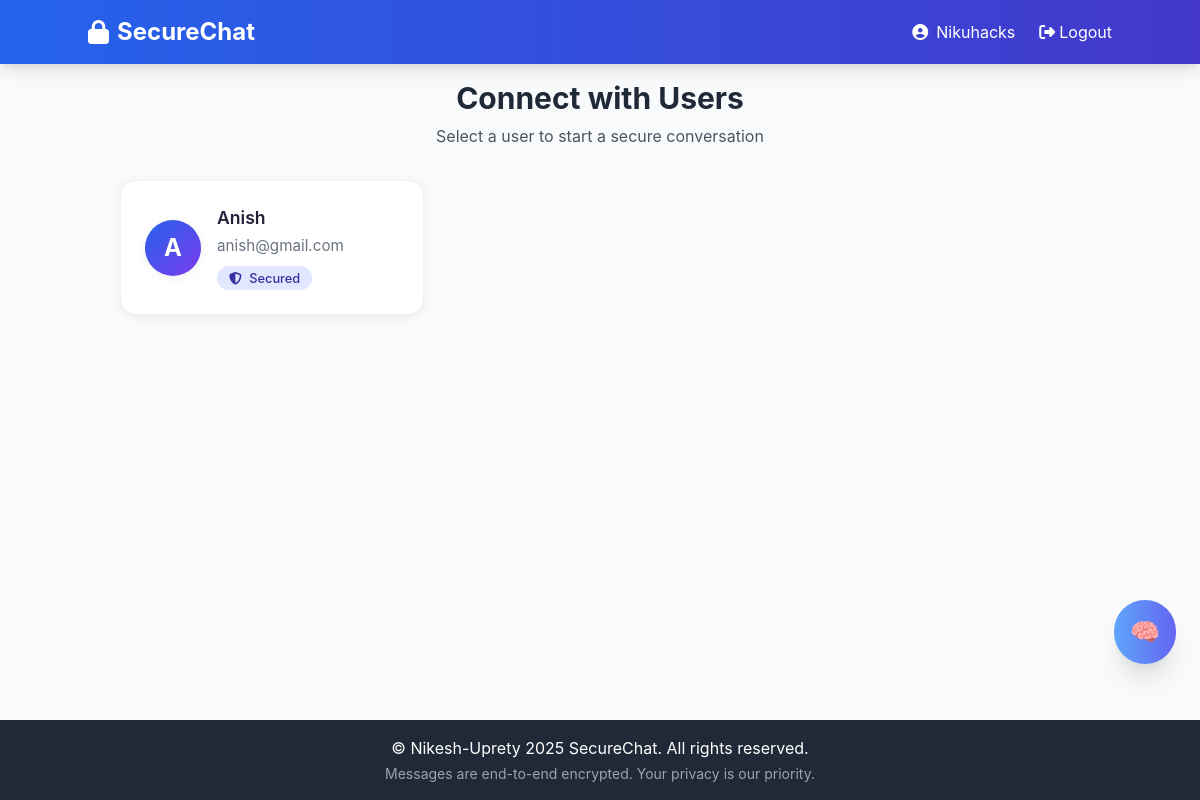
Before: /index (signed in) with the older database file.
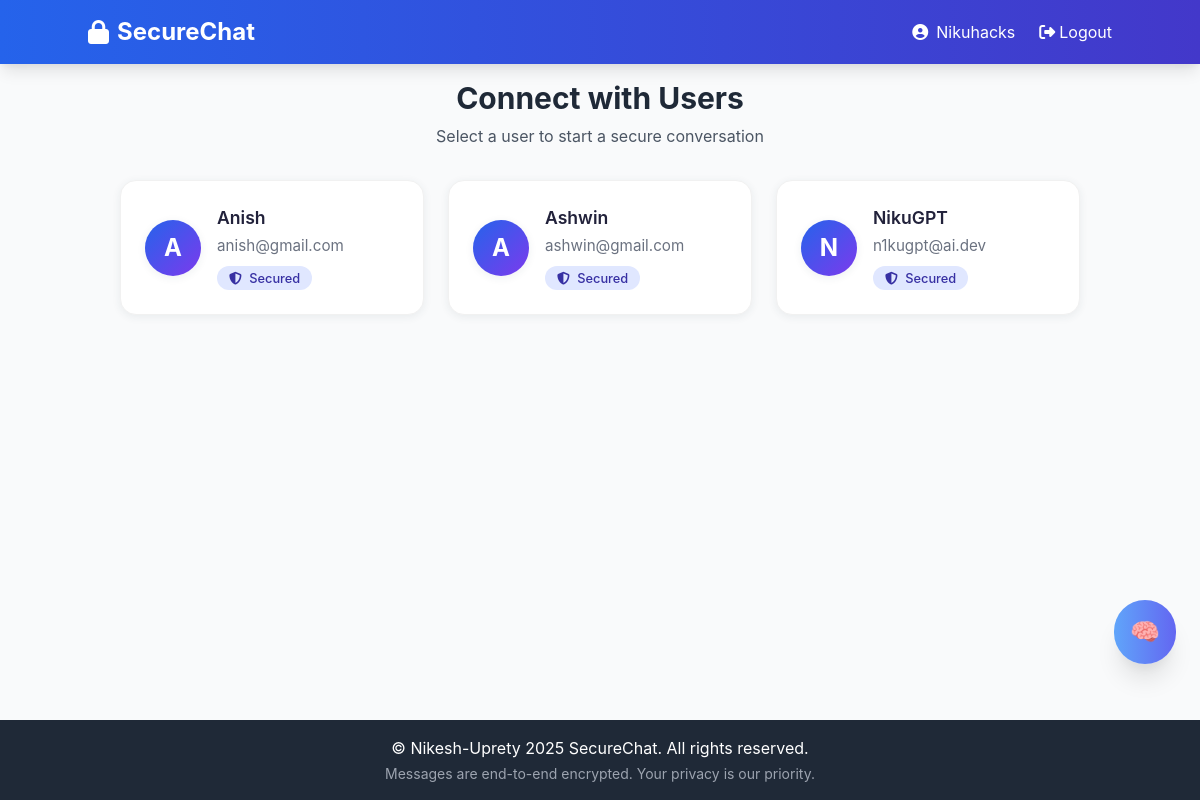
After: the same page with the newer database file.
### app/models.py (models this page shows, shortened)
class User(UserMixin, db.Model):
    id = db.Column(db.Integer, primary_key=True)
    username = db.Column(db.String(64), index=True, unique=True, nullable=False)
    email = db.Column(db.String(120), index=True, unique=True, nullable=False)
    password_hash = db.Column(db.String(128), nullable=False)
    public_key = db.Column(db.Text, nullable=False)
    private_key = db.Column(db.Text, nullable=False)
    created_at = db.Column(db.DateTime, default=lambda: datetime.now(timezone.utc))
    last_seen = db.Column(db.DateTime, default=lambda: datetime.now(timezone.utc))
    messages_sent = db.relationship('Message', foreign_keys='Message.sender_id', backref='sender', lazy='dynamic')
    messages_received = db.relationship('Message', foreign_keys='Message.recipient_id', backref='recipient', lazy='dynamic')

### app/chat/routes.py (the view)
@chat_bp.route('/')
@chat_bp.route('/index')
@login_required
def index():
    users = User.query.filter(User.id != current_user.id).all()
    return render_template('chat/index.html', title='Home', users=users)

### app/models.py (called while the page is built)
@login_manager.user_loader
def load_user(id):
    return User.query.get(int(id))

### app/templates/chat/index.html
{% extends "base.html" %}
{% block content %}
<div class="max-w-6xl mx-auto px-4">
    <div class="text-center mb-8">
        <h1 class="text-3xl font-bold text-gray-800 mb-2">Connect with Users</h1>
        <p class="text-gray-600">Select a user to start a secure conversation</p>
    </div>
    <div class="user-card-grid">
        {% for user in users %}
        <a href="{{ url_for('chat.chat', user_id=user.id) }}" class="user-card-link">
            <div class="user-card-content">
                <div class="user-avatar">
                    {{ user.username[0].upper() }}
                </div>
                <div class="user-card-info">
                    <h3>{{ user.username }}</h3>
                    <p>{{ user.email }}</p>
                    <span class="user-card-badge"><i class="fas fa-shield-alt mr-1"></i> Secured</span>
                </div>
            </div>
        </a>
        {% endfor %}
    </div>
</div>
{% endblock %}

### app/templates/base.html (shortened to what this page needs)
<!DOCTYPE html>
<html lang="en">
<head>
    <link href="https://cdn.jsdelivr.net/npm/tailwindcss@2.2.19/dist/tailwind.min.css" rel="stylesheet">
    <link rel="stylesheet" href="https://cdnjs.cloudflare.com/ajax/libs/font-awesome/6.4.0/css/all.min.css">
    <link rel="stylesheet" href="{{ url_for('static', filename='css/styles.css') }}">
</head>
<body class="bg-gray-50 flex flex-col min-h-screen">
    <header class="bg-gradient-to-r from-blue-600 to-indigo-700 text-white p-4 shadow-lg">
        <div class="container mx-auto flex justify-between items-center">
            <a href="{{ url_for('chat.index') }}" class="text-2xl font-bold flex items-center">
                <i class="fas fa-lock mr-2"></i>SecureChat
            </a>
            <nav class="flex items-center space-x-6">
                {% if current_user.is_authenticated %}
                <span class="hidden md:inline-flex items-center">
                    <i class="fas fa-user-circle mr-2"></i> {{ current_user.username }}
                </span>
                <a href="{{ url_for('auth.logout') }}" class="hover:text-blue-200 transition-colors flex items-center">
                    <i class="fas fa-sign-out-alt mr-1"></i> Logout
                </a>
                {% endif %}
            </nav>
        </div>
    </header>
    <main class="container mx-auto flex-grow p-4">
        {% block content %}{% endblock %}
    </main>
    {% if current_user.is_authenticated %}
    <div class="flex justify-end w-full">
        <button id="nikugpt-btn"
            class="mb-6 mr-6 bg-gradient-to-r from-blue-400 to-indigo-500 text-white p-4 rounded-full shadow-xl hover:shadow-2xl transition-all duration-300 flex items-center z-40 text-2xl"
            title="Ask NikuGPT">
            🧠
        </button>
    </div>
    {% endif %}
    <footer class="bg-gray-800 text-white text-center p-4 mt-8">
        <p>© Nikesh-Uprety 2025 SecureChat. All rights reserved.</p>
        <p class="text-sm text-gray-400 mt-1">Messages are end-to-end encrypted. Your privacy is our priority.</p>
    </footer>
</body>
</html>

### app/static/css/styles.css (style rules this page uses)
body { font-family: 'Inter', sans-serif; background-color: #f9fafb; color: #22223b; min-height: 100vh; }
.user-card-grid { display: grid; grid-template-columns: 1fr; gap: 1.5rem; }
@media (min-width: 640px) { .user-card-grid { grid-template-columns: repeat(2, 1fr); } }
@media (min-width: 1024px) { .user-card-grid { grid-template-columns: repeat(3, 1fr); } }
.user-card-link { display: block; background: #fff; border-radius: 1rem; box-shadow: 0 2px 8px rgba(44, 62, 80, 0.08); border: 1px solid #f1f1f1; transition: box-shadow 0.2s, transform 0.2s; text-decoration: none; color: inherit; }
.user-card-content { display: flex; align-items: center; padding: 1.5rem; }
.user-avatar { width: 3.5rem; height: 3.5rem; border-radius: 9999px; background: linear-gradient(135deg, #2563eb 0%, #7c3aed 100%); color: #fff; font-size: 1.5rem; font-weight: 700; display: flex; align-items: center; justify-content: center; box-shadow: 0 2px 8px rgba(44, 62, 80, 0.08); flex-shrink: 0; }
.user-card-info { margin-left: 1rem; flex: 1; min-width: 0; }
.user-card-info h3 { font-weight: 600; font-size: 1.1rem; color: #22223b; margin-bottom: 0.25rem; white-space: nowrap; overflow: hidden; text-overflow: ellipsis; }
.user-card-info p { color: #6b7280; font-size: 0.95rem; white-space: nowrap; overflow: hidden; text-overflow: ellipsis; }
.user-card-badge { display: inline-block; margin-top: 0.5rem; background: #e0e7ff; color: #3730a3; font-size: 0.8rem; padding: 0.15rem 0.75rem; border-radius: 9999px; font-weight: 500; }

Changed rows visible on the page:
added User: username "A", username "Ashwin", email "ashwin@gmail.com"
added User: username "N", username "NikuGPT", email "n1kugpt@ai.dev"
